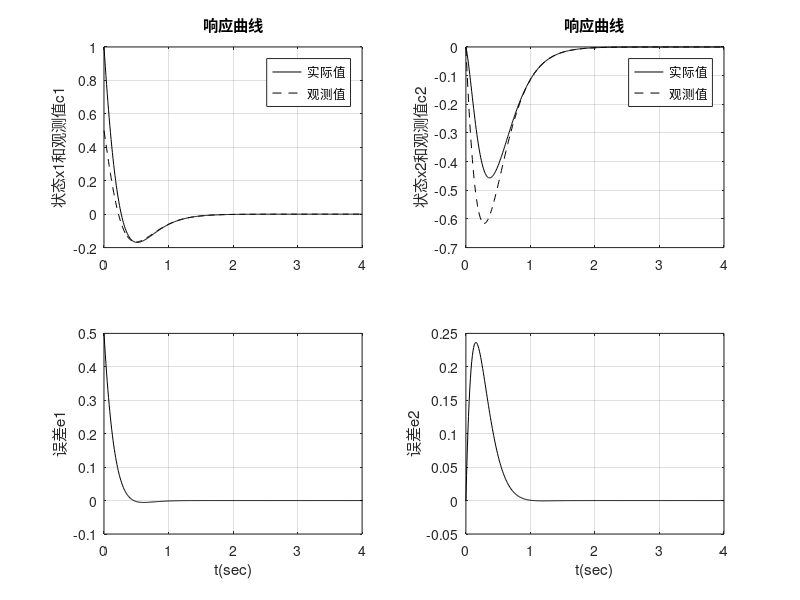

Write the MATLAB code that produced this figure.
% 模型建立（写出传递函数）
A = [-2.322, -0.3429;
    5.1958, -5.98];
B = [1.1293;
    1.9764];
C = [1.028, 0.1985];
D = 0.5862;
sys = ss(A, B, C, D);
model = tf(sys)

% 判断系统能控能观性
Q_c = ctrb(A, B);
RQ_c = rank(Q_c);
if RQ_c == 2
    disp '能控'
else
    disp '不能控'
end 

% 使用Lyapunov第二方法判断系统稳定性
Q = eye(2);
P = lyap(A, Q);
flag = 0;
n = length(A);
for i = 1:n
    val = det(P(1:i, 1:i));
    if val <= 0
        flag = 1;
    end
end

if flag == 1
    disp '不稳定'
else
    disp '稳定'
end

% 求出状态反馈增益矩阵K和全维状态观测器并给出状态变量的实际值、观测值、误差以及输出响应曲线
J = [-4 -5];
K = acker(A, B, J)

p = [-6+3j, -6-3j];
G = acker(A', C', p)'

sys1 = ss([A-B*K, B*K; zeros(2), A-G*C], eye(4), eye(4), eye(4));

t = 0:0.01:4;
z = initial(sys1, [1; 0; 0.5; 0], t);

x1 = [1, 0, 0, 0]*z';
x2 = [0, 1, 0, 0]*z';
e1 = [0, 0, 1, 0]*z';
e2 = [0, 0, 0, 1]*z';

c1 = x1 - e1;
c2 = x2 - e2;

subplot(2,2,1);
plot(t, x1, '-k')
hold on
plot(t, c1, 'k--')
grid
title('响应曲线')
ylabel('状态x1和观测值c1')
legend('实际值','观测值')

subplot(2,2,2)
plot(t, x2, '-k')
hold on
plot(t, c2, 'k--')
grid
title('响应曲线')
ylabel('状态x2和观测值c2')
legend('实际值','观测值')

subplot(2,2,3)
plot(t, e1, 'k-')
grid
xlabel('t(sec)')
ylabel('误差e1')

subplot(2,2,4)
plot(t, e2, 'k-')
grid
xlabel('t(sec)')
ylabel('误差e2')

